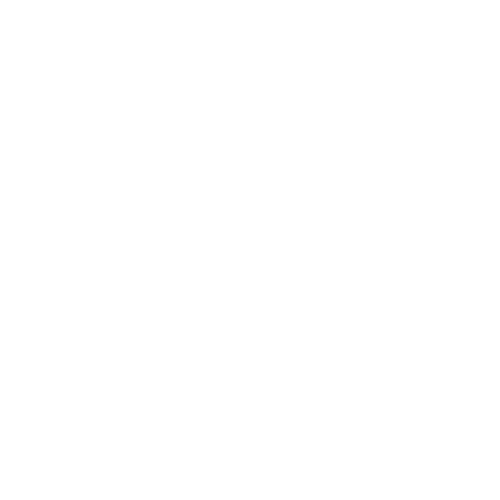
Frame 1 (no input)
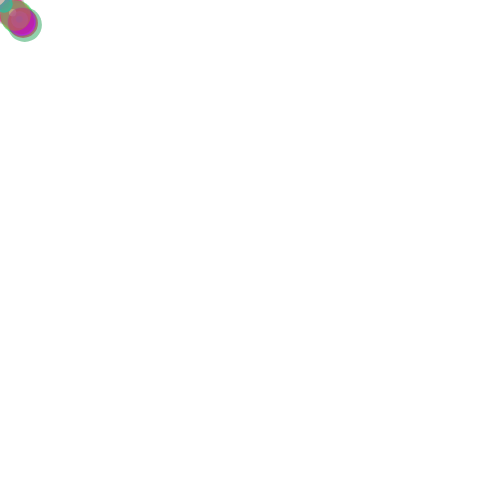
Frame 60 (no input)
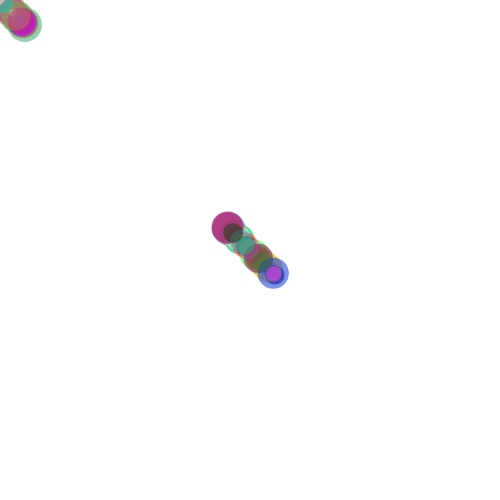
Frame 120 (the mouse pressed at the canvas centre since frame 60)

The p5.js sketch that drew these frames (run headless with seeded random() and noise() and a simulated clock; from frame 60 on, the mouse is pressed at the canvas centre):

// p5.js sketch
// ── sketch.js
function setup(){
    createCanvas(500, 500);
    background(255,255,255);
   
}

function draw() {
    let r = random(0, 255);
    let g = random(0, 255);
    let b = random(0, 255);
    let op = random(120,180);
    fill(r, g, b, op);
    noStroke();

    let sz = random(5,35);
    let ofX = random(-25,25);
    let ofY = random(-25,25);
    ellipse(mouseX + ofX, mouseY + ofX, sz, sz);

 }
 function mouseClicked(){
   background(255,255,255);
}
